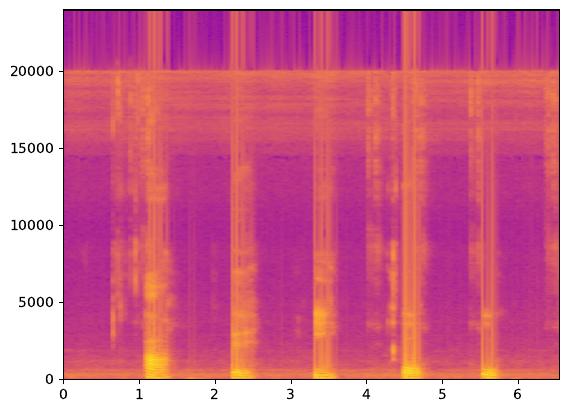

Write the Python code that produced this figure.
import numpy as np
import matplotlib.pyplot as plt
import scipy


# a
rate, x = scipy.io.wavfile.read('vocale.wav')

# b
sound_groups = [x[i:(i + int(len(x) * 0.01))] for i in np.arange(0,len(x) - int(len(x) * 0.01),int(len(x) * 0.005))]

# c + d
fft_groups = np.array([np.abs(np.fft.fft(sound_groups[i])) for i in range(len(sound_groups))]).transpose()

# e

# P ∝ A^2
# Ldb = 10 * log10(P/Pref)
# Ldb = 10 * log10(A^2) = 20 * log10(A)

plt.imshow(20*np.log10(fft_groups[:len(fft_groups)//2, :]),
           aspect='auto',
           origin='lower',
           cmap='plasma',
           extent=(0, len(x)/rate, 0, rate/2))

plt.savefig(f"ex6.pdf", format="pdf", bbox_inches="tight")
plt.show()
